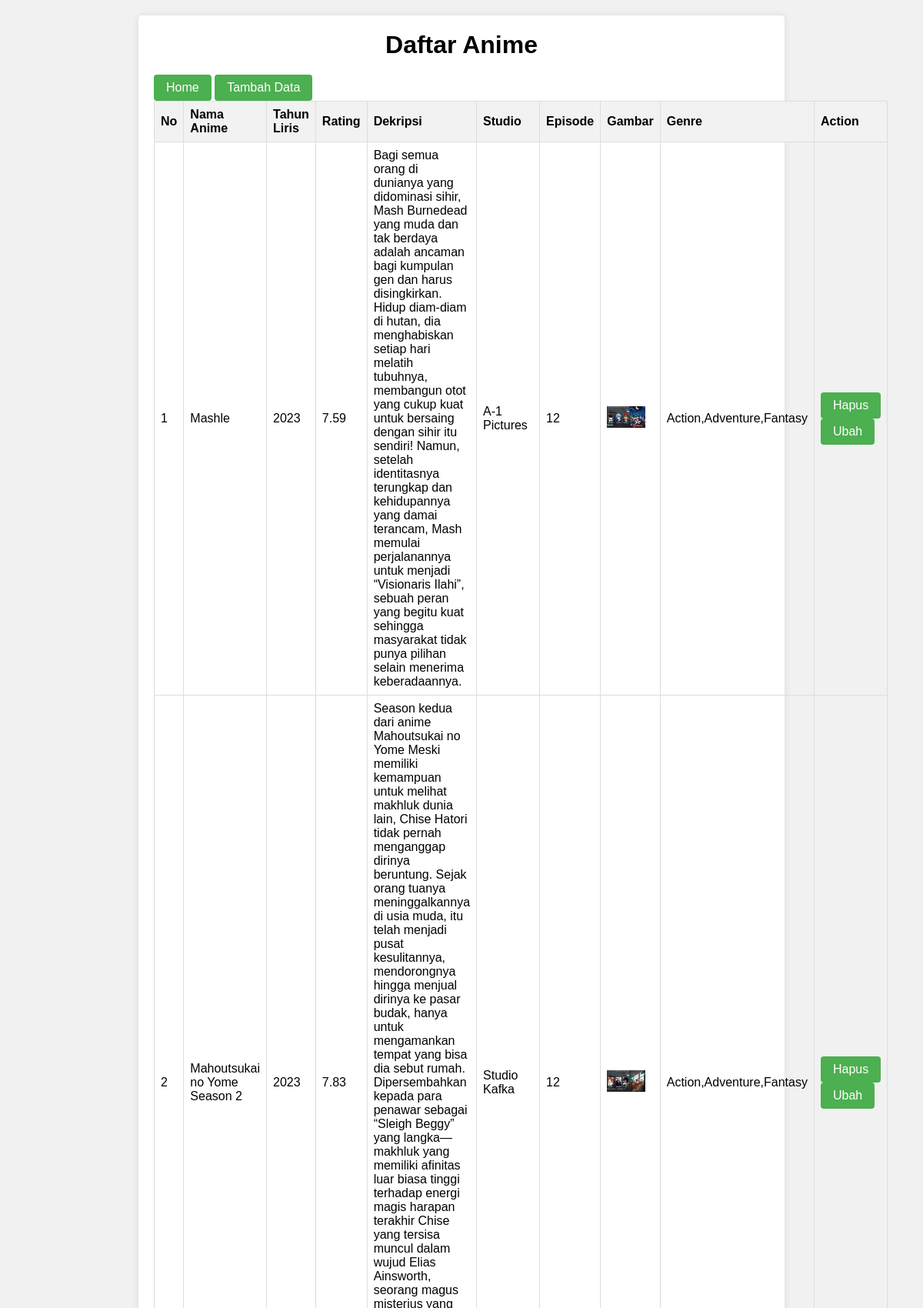
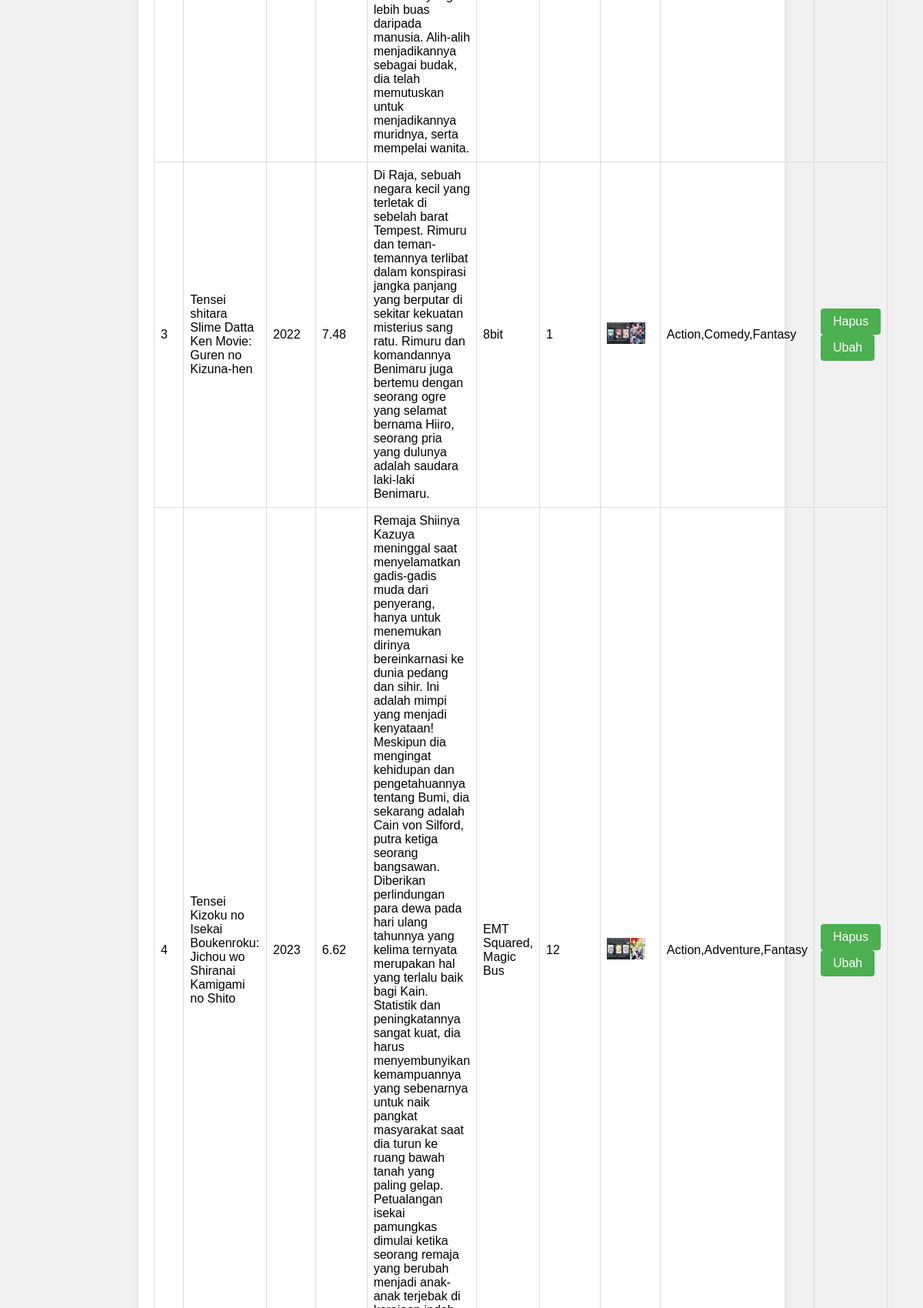
The page /anime.php (upper part) on the database its author committed (2 pictures, top to bottom).
### tables this page shows
CREATE TABLE `anime` (
  `id` int(15) NOT NULL,
  `nama_anime` varchar(100) NOT NULL,
  `tahun_rilis` varchar(100) NOT NULL,
  `rating` varchar(100) NOT NULL,
  `deskripsi` mediumtext NOT NULL,
  `studio` varchar(100) NOT NULL,
  `episode` int(255) NOT NULL,
  `gambar` varchar(100) NOT NULL,
  `genre` varchar(100) NOT NULL
);

### anime.php (the view, shortened to what this page needs)
<?php
require "config.php";
$result = mysqli_query($mysqli, "SELECT * FROM anime");
$anime = [];
while ($a = mysqli_fetch_assoc($result)) {
    $anime[] = $a;
}
$i = 1;
?>
<!DOCTYPE html>
<html lang="en">
<head>
    <link rel="stylesheet" href="https://cdnjs.cloudflare.com/ajax/libs/font-awesome/5.15.3/css/all.min.css">
</head>
<body>
    <div class="container">
        <h1>Daftar Anime</h1>
        <a href="homewiki.php">Home</a>
        <a href="tambahA.php">Tambah Data</a>
        <table>
            <tr>
                <th>No</th>
                <th>Nama Anime</th>
                <th>Tahun Liris</th>
                <th>Rating</th>
                <th>Dekripsi</th>
                <th>Studio</th>
                <th>Episode</th>
                <th>Gambar</th>
                <th>Genre</th>
                <th>Action</th>
            </tr>
            <?php foreach ($anime as $a) : ?>
                <tr>
                    <td><?= $i; ?></td>
                    <?php $i++ ?>
                    <td><?= $a['nama_anime']; ?></td>
                    <td><?= $a['tahun_rilis']; ?></td>
                    <td><?= $a['rating']; ?></td>
                    <td><?= $a['deskripsi']; ?></td>
                    <td><?= $a['studio']; ?></td>
                    <td><?= $a['episode']; ?></td>
                    <td><img src="gambar/<?= $a['gambar']; ?>" alt="Gambar Anime" width="50"></td>
                    <td><?= $a['genre']; ?></td>
                    <td>
                        <a href="hapusA.php?id=<?= $a['id']; ?>">Hapus</a>
                        <a href="ubahA.php?id=<?= $a['id']; ?>">Ubah</a>
                    </td>
                </tr>
            <?php endforeach; ?>
        </table>
    </div>
</body>
</html>

### anime.php (style rules this page uses)
* { list-style: none; margin: 0; padding: 0; }
body { font-family: Arial, sans-serif; background-color: #f1f1f1; }
.container { max-width: 800px; margin: 20px auto; padding: 20px; background-color: #fff; border-radius: 5px; box-shadow: 0 0 10px rgba(0, 0, 0, 0.1); }
h1 { text-align: center; margin-bottom: 20px; }
a { display: inline-block; padding: 8px 16px; background-color: #4CAF50; color: #fff; text-decoration: none; border-radius: 4px; }
table { width: 100%; border-collapse: collapse; }
table th, table td { padding: 8px; border: 1px solid #ddd; text-align: left; }
table th { background-color: #f2f2f2; }
table img { max-width: 50px; }

### rows shown on the page
anime: nama_anime "Mashle", tahun_rilis "2023", rating "7.59", deskripsi "Bagi semua orang di dunianya yang didominasi sihir, Mash Burnedead yang muda dan tak berdaya adalah ancaman bagi kumpulan gen dan harus disingkirkan. Hidup diam-diam di hutan, dia menghabiskan setiap hari melatih tubuhnya, membangun otot yang cukup kuat untuk bersaing dengan sihir itu sendiri! Namun, setelah identitasnya terungkap dan kehidupannya yang damai terancam, Mash memulai perjalanannya untuk menjadi “Visionaris Ilahi”, sebuah peran yang begitu kuat sehingga masyarakat tidak punya pilihan selain menerima keberadaannya.", studio "A-1 Pictures", episode "12", gambar (picture), genre "Action,Adventure,Fantasy"
anime: nama_anime "Mahoutsukai no Yome Season 2", tahun_rilis "2023", rating "7.83", deskripsi "Season kedua dari anime Mahoutsukai no Yome Meski memiliki kemampuan untuk melihat makhluk dunia lain, Chise Hatori tidak pernah menganggap dirinya beruntung. Sejak orang tuanya meninggalkannya di usia muda, itu telah menjadi pusat kesulitannya, mendorongnya hingga menjual dirinya ke pasar budak, hanya untuk mengamankan tempat yang bisa dia sebut rumah. Dipersembahkan kepada para penawar sebagai “Sleigh Beggy” yang langka—makhluk yang memiliki afinitas luar biasa tinggi terhadap energi magis harapan terakhir Chise yang tersisa muncul dalam wujud Elias Ainsworth, seorang magus misterius yang lebih buas daripada manusia. Alih-alih menjadikannya sebagai budak, dia telah memutuskan untuk…", studio "Studio Kafka", episode "12", gambar (picture), genre "Action,Adventure,Fantasy"
anime: nama_anime "Tensei shitara Slime Datta Ken Movie: Guren no Kizuna-hen", tahun_rilis "2022", rating "7.48", deskripsi "Di Raja, sebuah negara kecil yang terletak di sebelah barat Tempest. Rimuru dan teman-temannya terlibat dalam konspirasi jangka panjang yang berputar di sekitar kekuatan misterius sang ratu. Rimuru dan komandannya Benimaru juga bertemu dengan seorang ogre yang selamat bernama Hiiro, seorang pria yang dulunya adalah saudara laki-laki Benimaru.", studio "8bit", episode "1", gambar (picture), genre "Action,Comedy,Fantasy"
anime: nama_anime "Tensei Kizoku no Isekai Boukenroku: Jichou wo Shiranai Kamigami no Shito", tahun_rilis "2023", rating "6.62", studio "EMT Squared, Magic Bus", episode "12", gambar (picture), genre "Action,Adventure,Fantasy"
